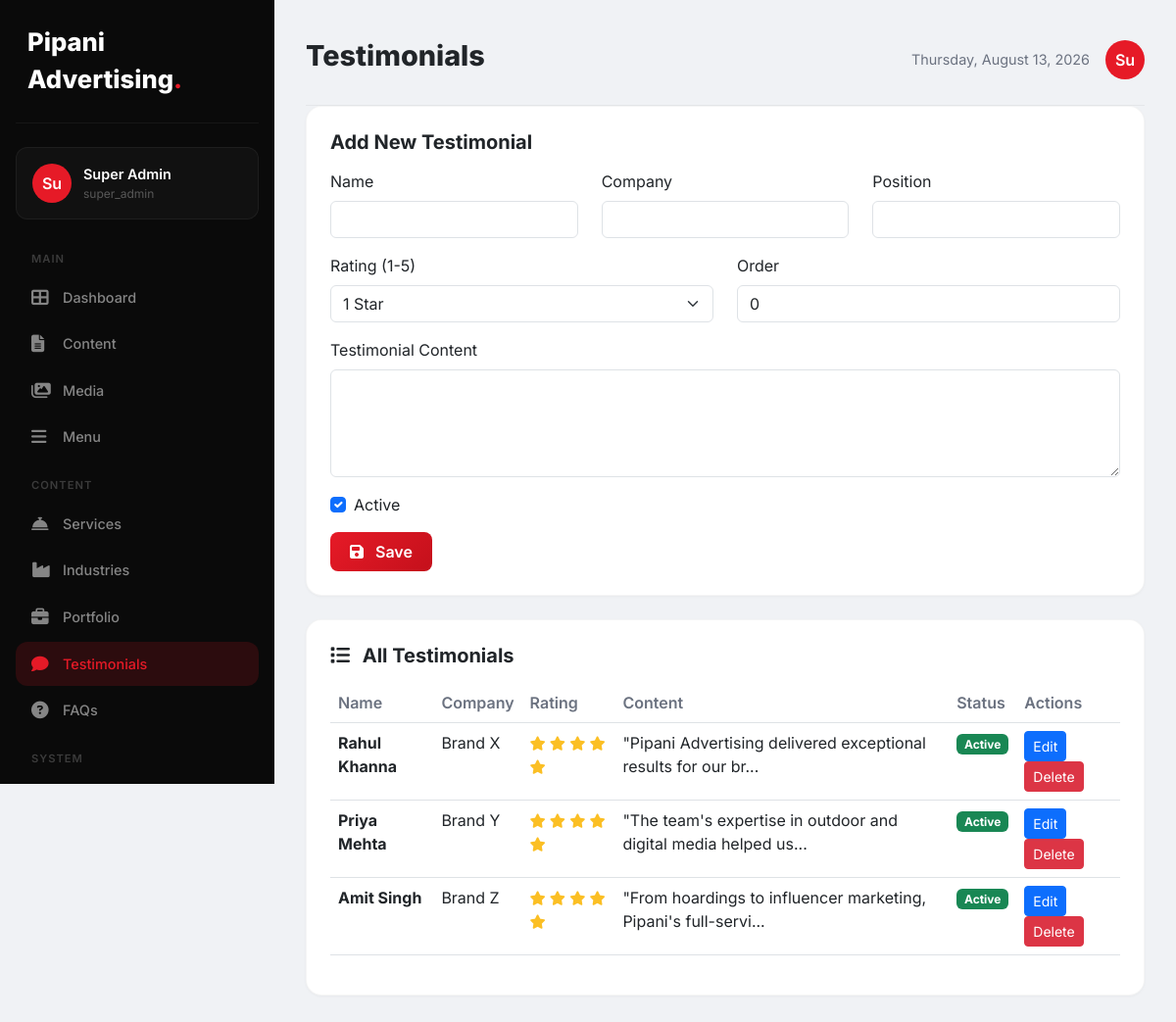
The app's page /admin/pages/testimonials.php (signed in) with its own data.
### tables this page shows
CREATE TABLE `settings` (
  `id` int NOT NULL AUTO_INCREMENT,
  `setting_key` varchar(100) NOT NULL,
  `setting_value` text,
  `group` varchar(50) DEFAULT 'general',
  PRIMARY KEY (`id`),
  UNIQUE KEY `setting_key` (`setting_key`)
);

CREATE TABLE `users` (
  `id` int NOT NULL AUTO_INCREMENT,
  `username` varchar(50) NOT NULL,
  `email` varchar(100) NOT NULL,
  `password` varchar(255) NOT NULL,
  `full_name` varchar(100) NOT NULL,
  `role` enum('super_admin','admin','editor') DEFAULT 'editor',
  `avatar` varchar(255) DEFAULT NULL,
  `last_login` datetime DEFAULT NULL,
  `status` tinyint(1) DEFAULT '1',
  `remember_token` varchar(255) DEFAULT NULL,
  `created_at` datetime DEFAULT CURRENT_TIMESTAMP,
  `updated_at` datetime DEFAULT NULL,
  PRIMARY KEY (`id`),
  UNIQUE KEY `username` (`username`),
  UNIQUE KEY `email` (`email`)
);

CREATE TABLE `testimonials` (
  `id` int NOT NULL AUTO_INCREMENT,
  `name` varchar(100) NOT NULL,
  `company` varchar(200) DEFAULT NULL,
  `position` varchar(100) DEFAULT NULL,
  `content` text NOT NULL,
  `avatar` varchar(255) DEFAULT NULL,
  `rating` int DEFAULT '5',
  `order` int DEFAULT '0',
  `status` tinyint(1) DEFAULT '1',
  `created_at` datetime DEFAULT CURRENT_TIMESTAMP,
  `updated_at` datetime DEFAULT NULL,
  PRIMARY KEY (`id`)
);

### includes/database.php (called while the page is built, shortened)
<?php
class Database {
    private static $instance = null;
    private $pdo;
    private function __construct() {
        try {
            $dsn = "mysql:host=" . DB_HOST . ";port=" . DB_PORT . ";dbname=" . DB_NAME . ";charset=utf8mb4";
            $this->pdo = new PDO($dsn, DB_USER, DB_PASS);
            $this->pdo->setAttribute(PDO::ATTR_ERRMODE, PDO::ERRMODE_EXCEPTION);
            $this->pdo->setAttribute(PDO::ATTR_DEFAULT_FETCH_MODE, PDO::FETCH_ASSOC);
            $this->pdo->setAttribute(PDO::ATTR_EMULATE_PREPARES, false);
        } catch (PDOException $e) {
            if (session_status() === PHP_SESSION_NONE) {
                session_start();
            }
            $_SESSION['db_error'] = $e->getMessage();
            $installPath = '/install/index.php';
            if (strpos($_SERVER['PHP_SELF'], '/admin/') !== false || strpos($_SERVER['PHP_SELF'], '/install/') !== false) {
                $installPath = '../install/index.php';
            }
            if (strpos($_SERVER['PHP_SELF'], '/install/') === false) {
                header("Location: " . $installPath);
                exit;
            } else {
                die('Database connection failed: ' . $e->getMessage());
            }
        }
    }
    public static function getInstance() {
        if (self::$instance === null) {
            self::$instance = new self();
        }
        return self::$instance;
    }
    public function getConnection() {
        return $this->pdo;
    }
}
function db() {
    return Database::getInstance()->getConnection();
}

### includes/functions.php (called while the page is built, shortened)
<?php
require_once __DIR__ . '/database.php';
function getSetting($key, $default = null)
{
    try {
        $stmt = db()->prepare("SELECT setting_value FROM settings WHERE setting_key = ?");
        $stmt->execute([$key]);
        $result = $stmt->fetch();
        return $result ? $result['setting_value'] : $default;
    } catch (PDOException $e) {
        return $default;
    }
}
function getTestimonials()
{
    try {
        $stmt = db()->query("SELECT * FROM testimonials WHERE status = 1 ORDER BY `order` ASC");
        return $stmt->fetchAll();
    } catch (PDOException $e) {
        return [];
    }
}
function siteName()
{
    return getSetting('site_name', 'Pipani Advertising');
}

### includes/auth.php (called while the page is built, shortened)
<?php
require_once __DIR__ . '/database.php';
require_once __DIR__ . '/functions.php';
class Auth {
    public static function getCurrentUser() {
        try {
            $db = db();
            $stmt = $db->prepare("SELECT * FROM users WHERE id = ?");
            $stmt->execute([$_SESSION['user_id']]);
            return $stmt->fetch();
        } catch (PDOException $e) {
            return null;
        }
    }
}

### admin/pages/testimonials.php (the view, shortened to what this page needs)
<?php
require_once __DIR__ . '/../../includes/functions.php';
require_once __DIR__ . '/../../includes/auth.php';
$testimonials = getTestimonials();
$editItem = null;
?>
<!DOCTYPE html>
<html lang="en">
<head>
    <link href="https://cdn.jsdelivr.net/npm/bootstrap@5.3.0/dist/css/bootstrap.min.css" rel="stylesheet">
    <link rel="stylesheet" href="https://cdnjs.cloudflare.com/ajax/libs/font-awesome/6.4.0/css/all.min.css">
</head>
<body>
<div class="sidebar" id="sidebar">
    <div class="logo"><?= siteName() ?><span>.</span></div>
    <?php $user = Auth::getCurrentUser(); ?>
    <div class="user-card">
        <div class="avatar"><?= substr($user['full_name'] ?? $user['username'], 0, 2) ?></div>
        <div>
            <div class="name"><?= htmlspecialchars($user['full_name'] ?? $user['username']) ?></div>
            <div class="role"><?= $user['role'] ?></div>
        </div>
    </div>
    <div class="nav-section">Main</div>
    <a href="../dashboard.php" class="nav-item"><i class="fas fa-th-large"></i> Dashboard</a>
    <a href="content.php" class="nav-item"><i class="fas fa-file-alt"></i> Content</a>
    <a href="media.php" class="nav-item"><i class="fas fa-images"></i> Media</a>
    <a href="menu.php" class="nav-item"><i class="fas fa-bars"></i> Menu</a>
    <div class="nav-section">Content</div>
    <a href="services.php" class="nav-item"><i class="fas fa-concierge-bell"></i> Services</a>
    <a href="industries.php" class="nav-item"><i class="fas fa-industry"></i> Industries</a>
    <a href="portfolio.php" class="nav-item"><i class="fas fa-briefcase"></i> Portfolio</a>
    <a href="testimonials.php" class="nav-item active"><i class="fas fa-comment"></i> Testimonials</a>
    <a href="faqs.php" class="nav-item"><i class="fas fa-question-circle"></i> FAQs</a>
    <div class="nav-section">System</div>
    <a href="contacts.php" class="nav-item"><i class="fas fa-envelope"></i> Contacts</a>
</div>
<div class="main-content">
    <div class="header">
        <div class="d-flex align-items-center gap-3">
            <h1>Testimonials</h1>
        </div>
        <div class="user-info">
            <span style="font-size:0.9rem;color:#6b7280;"><?= date('l, F j, Y') ?></span>
            <div class="avatar"><?= substr($user['full_name'] ?? $user['username'], 0, 2) ?></div>
        </div>
    </div>
    <div class="content-card">
        <h5><?= $editItem ? 'Edit Testimonial' : 'Add New Testimonial' ?></h5>
        <form method="POST">
            <div class="row">
                <div class="col-md-4 mb-3">
                    <label class="form-label">Name</label>
                    <input type="text" name="name" class="form-control" value="<?= $editItem ? htmlspecialchars($editItem['name']) : '' ?>" required>
                </div>
                <div class="col-md-4 mb-3">
                    <label class="form-label">Company</label>
                    <input type="text" name="company" class="form-control" value="<?= $editItem ? htmlspecialchars($editItem['company']) : '' ?>">
                </div>
                <div class="col-md-4 mb-3">
                    <label class="form-label">Position</label>
                    <input type="text" name="position" class="form-control" value="<?= $editItem ? htmlspecialchars($editItem['position']) : '' ?>">
                </div>
            </div>
            <div class="row">
                <div class="col-md-6 mb-3">
                    <label class="form-label">Rating (1-5)</label>
                    <select name="rating" class="form-select">
                        <?php for ($i = 1; $i <= 5; $i++): ?>
                            <option value="<?= $i ?>" <?= $editItem && $editItem['rating'] == $i ? 'selected' : '' ?>><?= $i ?> Star<?= $i > 1 ? 's' : '' ?></option>
                        <?php endfor; ?>
                    </select>
                </div>
                <div class="col-md-6 mb-3">
                    <label class="form-label">Order</label>
                    <input type="number" name="order" class="form-control" value="<?= $editItem ? $editItem['order'] : 0 ?>">
                </div>
            </div>
            <div class="mb-3">
                <label class="form-label">Testimonial Content</label>
                <textarea name="content" class="form-control" rows="4" required><?= $editItem ? htmlspecialchars($editItem['content']) : '' ?></textarea>
            </div>
            <div class="mb-3 form-check">
                <input type="checkbox" name="status" class="form-check-input" id="status" <?= $editItem && $editItem['status'] ? 'checked' : 'checked' ?>>
                <label class="form-check-label" for="status">Active</label>
            </div>
            <button type="submit" class="btn btn-primary-custom">
                <i class="fas fa-save me-2"></i> <?= $editItem ? 'Update' : 'Save' ?>
            </button>
        </form>
    </div>
    <div class="content-card">
        <h5><i class="fas fa-list me-2"></i> All Testimonials</h5>
        <div class="table-responsive">
            <table class="table">
                <thead>
                    <tr>
                        <th>Name</th>
                        <th>Company</th>
                        <th>Rating</th>
                        <th>Content</th>
                        <th>Status</th>
                        <th>Actions</th>
                    </tr>
                </thead>
                <tbody>
                    <?php foreach ($testimonials as $item): ?>
                        <tr>
                            <td><strong><?= htmlspecialchars($item['name']) ?></strong></td>
                            <td><?= htmlspecialchars($item['company'] ?? '-') ?></td>
                            <td>
                                <span class="stars-display">
                                    <?php for ($i = 1; $i <= 5; $i++): ?>
                                        <i class="fas fa-star <?= $i <= $item['rating'] ? '' : 'text-muted' ?>"></i>
                                    <?php endfor; ?>
                                </span>
                            </td>
                            <td><?= htmlspecialchars(substr($item['content'], 0, 60)) ?>...</td>
                            <td>
                                <span class="badge bg-<?= $item['status'] ? 'success' : 'danger' ?>">
                                    <?= $item['status'] ? 'Active' : 'Inactive' ?>
                                </span>
                            </td>
                            <td>
                                <a href="testimonials.php?edit=<?= $item['id'] ?>" class="btn btn-sm btn-primary">Edit</a>
                                <a href="testimonials.php?delete=<?= $item['id'] ?>" class="btn btn-sm btn-danger" onclick="return confirm('Delete this testimonial?')">Delete</a>
                            </td>
                        </tr>
                    <?php endforeach; ?>
                </tbody>
            </table>
        </div>
    </div>
</div>
</body>
</html>

### admin/pages/testimonials.php (style rules this page uses)
:root { --primary: #E61A27; --sidebar-width: 280px; }
* { margin: 0; padding: 0; box-sizing: border-box; }
body { font-family: 'Inter', sans-serif; background: #f0f2f5; overflow-x: hidden; }
.sidebar { position: fixed; top: 0; left: 0; width: var(--sidebar-width); height: 100vh; background: #0a0a0a; color: #fff; padding: 24px 16px; overflow-y: auto; transition: all 0.3s; z-index: 1000; }
.sidebar .logo { font-size: 1.6rem; font-weight: 800; padding: 0 12px 24px; border-bottom: 1px solid rgba(255,255,255,0.05); margin-bottom: 24px; }
.sidebar .logo span { color: var(--primary); }
.sidebar .nav-item { display: flex; align-items: center; gap: 12px; padding: 12px 16px; border-radius: 12px; color: rgba(255,255,255,0.5); text-decoration: none; transition: all 0.3s; margin-bottom: 2px; font-weight: 500; font-size: 0.9rem; }
.sidebar .nav-item:hover, .sidebar .nav-item.active { background: rgba(255,255,255,0.05); color: #fff; }
.sidebar .nav-item.active { background: rgba(230,26,39,0.15); color: var(--primary); }
.sidebar .nav-item i { width: 20px; font-size: 1.1rem; }
.sidebar .nav-section { color: rgba(255,255,255,0.2); font-size: 0.7rem; text-transform: uppercase; letter-spacing: 1px; padding: 16px 16px 8px; font-weight: 600; }
.sidebar .user-card { padding: 16px; border-radius: 12px; background: rgba(255,255,255,0.03); margin-bottom: 16px; border: 1px solid rgba(255,255,255,0.05); display: flex; align-items: center; gap: 12px; }
.sidebar .user-card .avatar { width: 40px; height: 40px; border-radius: 50%; background: var(--primary); color: #fff; display: flex; align-items: center; justify-content: center; font-weight: 600; }
.sidebar .user-card .name { font-weight: 600; font-size: 0.9rem; }
.sidebar .user-card .role { font-size: 0.75rem; color: rgba(255,255,255,0.3); }
.main-content { margin-left: var(--sidebar-width); padding: 24px 32px; min-height: 100vh; }
.header { display: flex; justify-content: space-between; align-items: center; padding: 16px 0 24px; border-bottom: 1px solid rgba(0,0,0,0.05); }
.header h1 { font-size: 1.8rem; font-weight: 800; }
.header .user-info { display: flex; align-items: center; gap: 16px; }
.header .user-info .avatar { width: 40px; height: 40px; border-radius: 50%; background: var(--primary); color: #fff; display: flex; align-items: center; justify-content: center; font-weight: 600; }
.content-card { background: #fff; border-radius: 16px; padding: 24px; border: 1px solid rgba(0,0,0,0.04); box-shadow: 0 1px 3px rgba(0,0,0,0.04); margin-bottom: 24px; }
.content-card h5 { font-weight: 700; margin-bottom: 16px; }
.btn-primary-custom { background: linear-gradient(135deg, #E61A27, #C4101B); border: none; color: #fff; padding: 8px 20px; border-radius: 8px; font-weight: 600; transition: all 0.3s; }
.table th { font-weight: 600; color: #6b7280; border-top: none; }
.stars-display { color: #FBBF24; font-size: 0.9rem; }

### records on screen
settings: setting_value "Pipani Advertising"
users: full_name "Su", full_name "Super Admin", role "super_admin"
testimonials: name "Rahul Khanna", company "Brand X", rating 5 (drawn), content "\"Pipani Advertising delivered exceptional results for our br", status "Active"
testimonials: name "Priya Mehta", company "Brand Y", rating 5 (drawn), content "\"The team's expertise in outdoor and digital media helped us", status "Active"
testimonials: name "Amit Singh", company "Brand Z", rating 5 (drawn), content "\"From hoardings to influencer marketing, Pipani's full-servi", status "Active"

### other values on screen
form field rating "1 Star"
